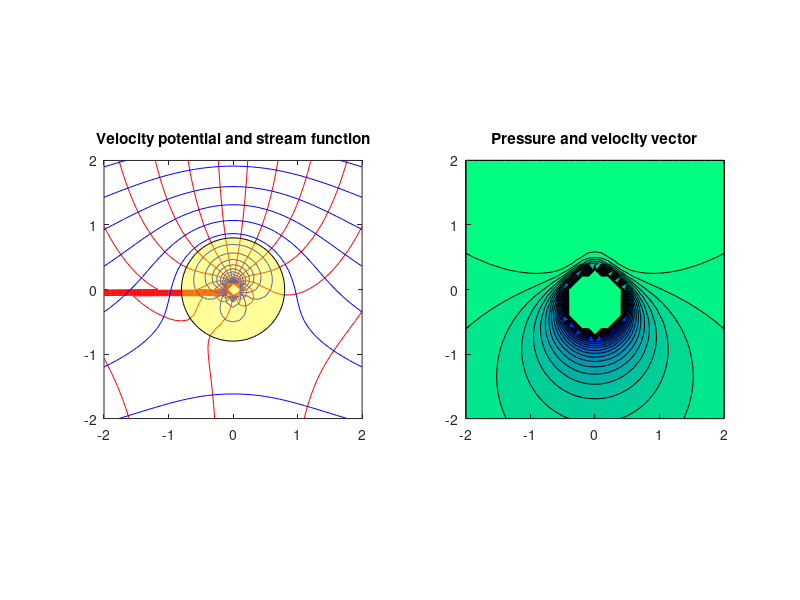

The MATLAB script that drew this image: (Note: this script raises an error after producing the figure.)
function pressure_map

clear all;
close all;

def = 2;

x=-def:0.1:def;
y=-def:0.1:def;
[X,Y] = meshgrid(x,y);

U= 2.0;
alpha_deg=0;
alpha=alpha_deg/180.0*pi;
R=0.8;
r=sqrt(X.^2+Y.^2);
theta = atan2(Y,X);
gamma = -15.0;
rho = 10.0;

Phi = U*(r+R^2./r).*cos(theta-alpha) + gamma/(2*pi)*(theta-alpha);
Psi = U*(r-R^2./r).*sin(theta-alpha) - gamma/(2*pi)*log(r);

%% ???????? & ???????
subplot(1,2,1);
contour(X,Y,Phi,20,'LineColor','red');
hold on;
contour(X,Y,Psi,20,'LineColor','blue');
t = linspace(0,2*pi,100);
patch(R*sin(t),R*cos(t),'yellow','FaceALpha',0.4);
title('Velocity potential and stream function');
axis equal;

%% ???? & ?????????
subplot(1,2,2);
hold on;
Z = X + i.*Y;
% TODO: ??????i????????????????...?
w = U*(1-R^2./Z.^2)+i*gamma/(2*pi)./Z;
WX = real(w);
WY = imag(w);
W = sqrt(WX.^2+WY.^2);
% ??
W2 = W.*(W<8);
p = 1 - 1/2.0 * rho * W2.^2;
[cv,ch] = contourf(X,Y,p,20);
colormap(winter);
axis equal;
title('Pressure and velocity vector');
set(ch,'edgecolor','none');
axis equal;
hold on;

% ??
t = linspace(0,2*pi,100);
patch(R*sin(t),R*cos(t),'yellow','FaceALpha',0.9);

% ??????
Un=WX./sqrt(WX.^2+WY.^2);
Vn=WY./sqrt(WX.^2+WY.^2);
width=3 ;
q = quiver(X(1:width:end),Y(1:width:end),Un(1:width:end),Vn(1:width:end));

end